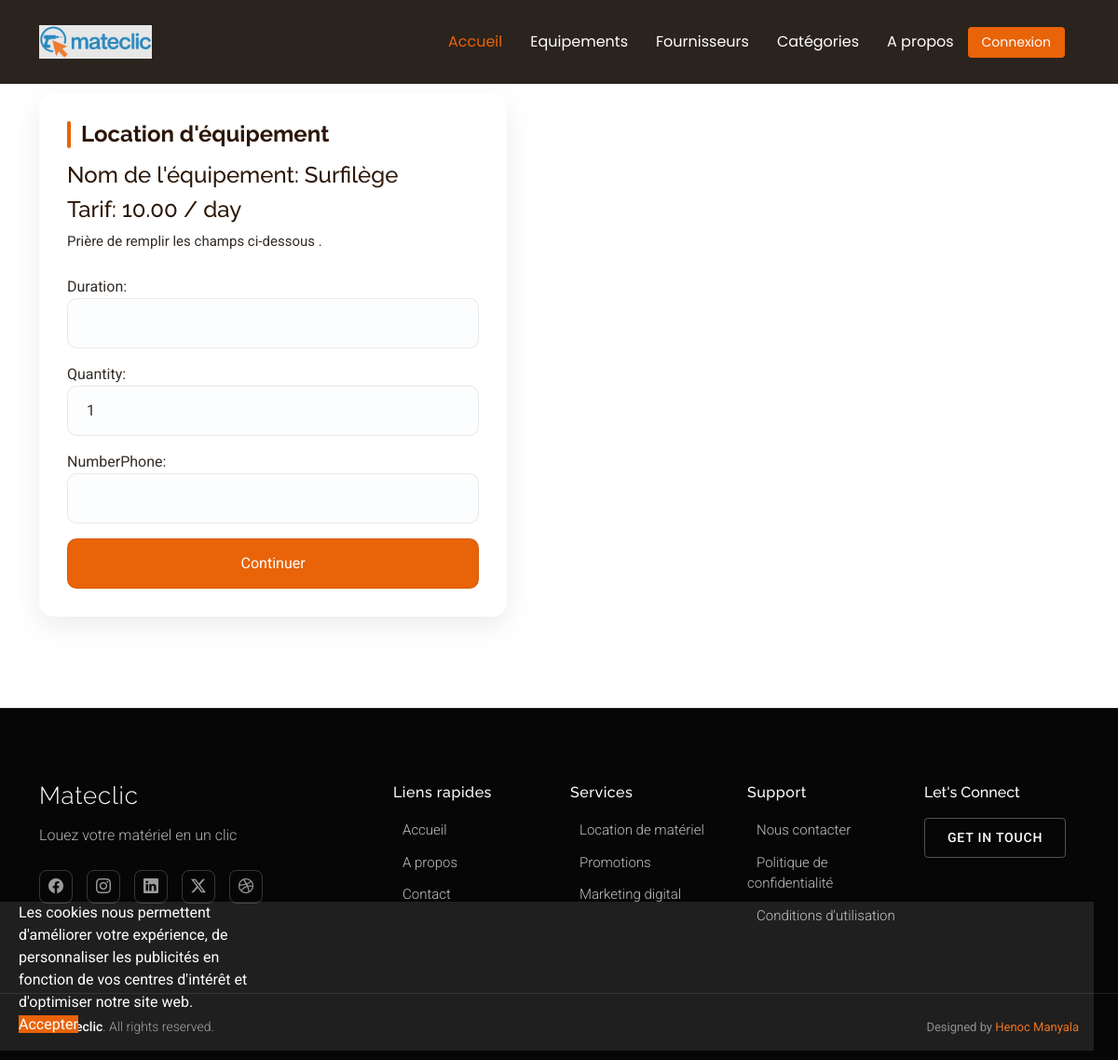
/public/equipments/1/rent/, run on the app's committed database.
### public/models.py (models this page shows)
class Equipment(models.Model):
    class Frequencies(models.TextChoices):
        H = "hour"
        D = "day"
        M = "month"
    class Currencies(models.TextChoices):
        USD = "Dollar"
        CDF = "Franc Congolais"
    name = models.fields.CharField(max_length=None)
    description = models.fields.CharField(max_length=None,null=True)
    location = models.fields.CharField(max_length=None,null=True)
    category = models.ForeignKey(Category,null=True,on_delete=models.SET_NULL)
    owner = models.ForeignKey(CustomUser,null=True,on_delete=models.CASCADE)
    pricingFrequency = models.fields.CharField(choices=Frequencies.choices)
    price = models.fields.DecimalField(null=True,max_digits=100,decimal_places=2)
    currency = models.fields.CharField(choices=Currencies.choices)
    image = models.FileField(upload_to='equipments/',null=True)
    createdAt = models.DateTimeField(auto_now=True)

### public/views.py (the view)
# urls.py: path('public/equipments/<int:equipment_id>/rent/',publicviews.rent,name="rent"),
def rent(request,equipment_id):
    isConnected = False
    myuser = authent_session(request)
    if(myuser):
        isConnected = True
    equipment = Equipment.objects.get(id=equipment_id)
    if(request.method=='POST'):
        form = RentFirstForm(request.POST)
        if(form.is_valid()):
            rent = form.save()
            rent.equipment = equipment
            rent.rentTotalAmount = equipment.price * rent.quantity * rent.duration
            rent.save()
            return redirect('rent-payment-method',rent.id)
        else:
            print(form.errors.as_data())
    else:
        form = RentFirstForm()
    return render (request,'public/equipment-rent.html',{'form':form,'equipment':equipment,'isConnected':isConnected})

### public/forms.py
class RentFirstForm(forms.ModelForm):
    class Meta:
        model = Rent
        exclude = ('equipment','paymentMethod','rentStart','rentEnd','receiptCode','customer','state','mobileMoneyPhone','rentTotalAmount','currency','paymentToken','paymentId')

### public/views.py (called while the page is built)
def authent_session(request):
    myuser = request.user
    try:
        myuser = get_user_model().objects.get(id=myuser.id)
        if(not myuser == None):
            return myuser
        else:
            return False
    except:
        return False

### public/templates/public/equipment-rent.html (shortened to what this page needs)
{% extends 'public/base.html' %}
{% load static %}
   {% block content %}
    <section id="about" class="contact section">
        <div class="container" data-aos="fade-up" data-aos-delay="100">
            <div class="contact-main-wrapper">
                <div class="contact-content">
                    <div class="contact-form-container" data-aos="fade-up" data-aos-delay="400">
                        <h3>Location d'équipement</h3>
                        <h4>Nom de l'équipement: {{equipment.name}}</h4>
                        <h4>Tarif: {{equipment.price}} / {{equipment.pricingFrequency}} </h4>
                        <p>Prière de remplir les champs ci-dessous .</p>
                        <form  method="post" class="" novalidate>
                            <div class="php-email-form">
                                 {{form.as_p}}
                            <div class="hero-actions aos-init aos-animate" data-aos="fade-up" data-aos-delay="400">
                                <input type="submit" class="btn btn-getstarted" style="background: #e96308;color: #ffffff;" value="Continuer">
                            </div>
                            </div>
                        </form>
                    </div>
                </div>
            </div>
        </div>
    </section>
  {% endblock %}

### data on the page
Equipment: name "Surfilège", price "10.00", pricingFrequency "day"
